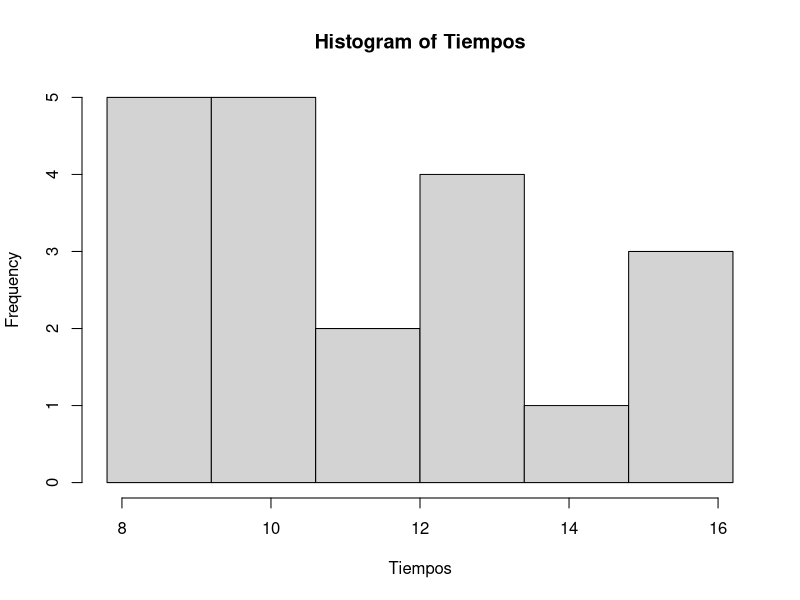
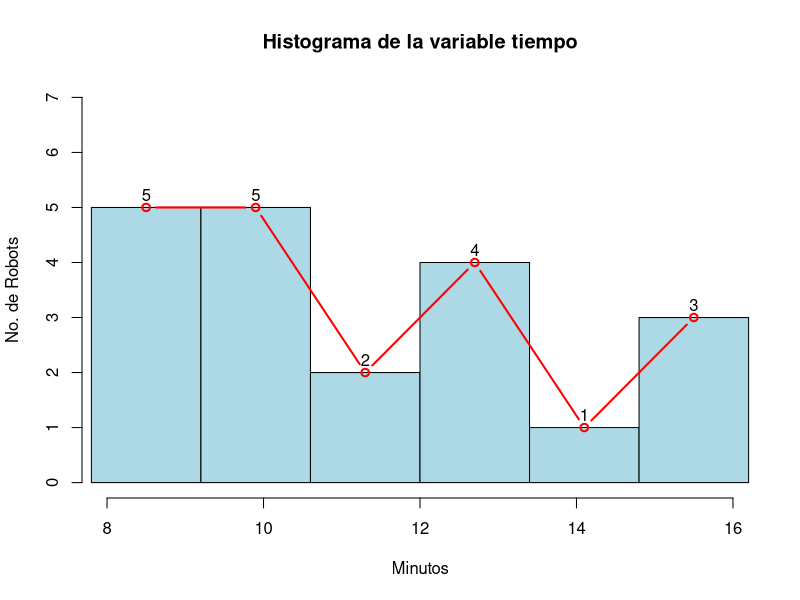

These figures' R source, in order:

Tiempos <-c(11.3, 12.3, 8.3,15.2,9.7, 9.7,12.6, 7.8, 14.2, 9.7, 11.3, 12.6, 8.3,12.3,10.4,8.2,8.0,9.3,15.2,16)

agru <- Agru <- hist(Tiempos,breaks=c(7.8,9.2,10.6,12,13.4,14.8,16.2), right=F, include.lowest = T)
tar <- data.frame(agru$mids, agru$counts)
colnames(tar) <- c("Marca", "Frecuencia")
agru<-hist(Tiempos,breaks=c(7.8,9.2,10.6,12,13.4,14.8,16.2),labels=T,right=F,include.lowest=T,col="lightblue",xlab="Minutos",ylab="No. de Robots",main="Histograma de la variable tiempo", ylim = c(0,7), xlim=c(8,16))
par(new = TRUE)
plot(tar$Marca, tar$Frecuencia,col="red", type="b", lwd=2,axes = F, ann = F, ylim = c(0,7), xlim=c(8,16))
#por albeiro naranjo
